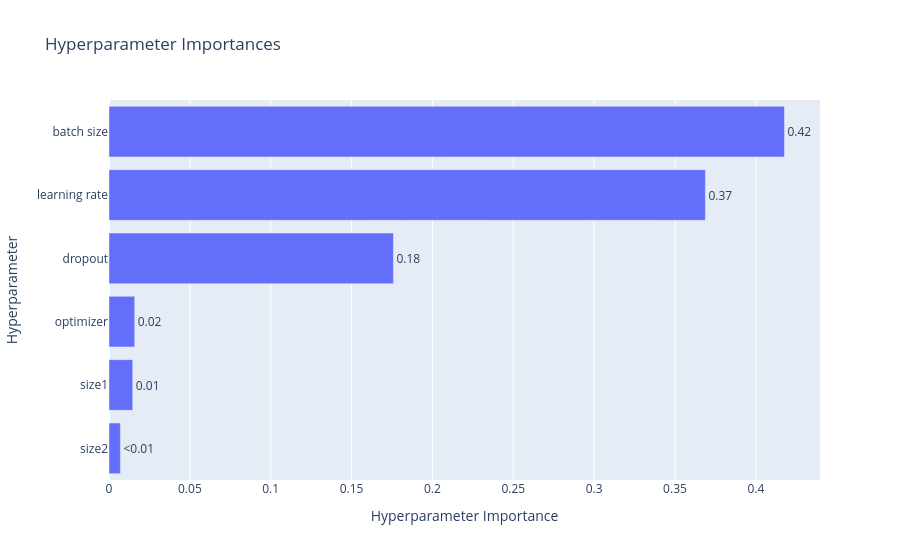

Notebook cell for this chart:
### Code cell
# Importancia de hiperparámetros de proporciones
study = optuna.load_study(
    study_name="TFG_optimizar_CNN",
    storage="sqlite:///Hiperparametros_MR/optimizar_CNN.db"
)

# Evaluamos la importancia de cada hiperparámetro y la representamos
fig = vis.plot_param_importances(study)
fig.show()

### Figure 1 — Plotly figure (JSON) as saved in the notebook; plotly's stock layout.template omitted (floating-point values rounded to 4 significant figures)
{"data": [{"cliponaxis": false, "hovertemplate": ["size2 (IntDistribution): 0.007054117472336155<extra></extra>", "size1 (IntDistribution): 0.014680483312825269<extra></extra>", "optimizer (CategoricalDistribution): 0.015879258999338435<extra></extra>", "dropout (CategoricalDistribution): 0.17589195234234603<extra></extra>", "learning rate (FloatDistribution): 0.36880248320676284<extra></extra>", "batch size (CategoricalDistribution): 0.41769170466639144<extra></extra>"], "name": "Objective Value", "orientation": "h", "text": ["<0.01", "0.01", "0.02", "0.18", "0.37", "0.42"], "textposition": "outside", "type": "bar", "x": [0.007054, 0.01468, 0.01588, 0.1759, 0.3688, 0.4177], "y": ["size2", "size1", "optimizer", "dropout", "learning rate", "batch size"]}], "layout": {"title": {"text": "Hyperparameter Importances"}, "xaxis": {"title": {"text": "Hyperparameter Importance"}}, "yaxis": {"title": {"text": "Hyperparameter"}}}}
